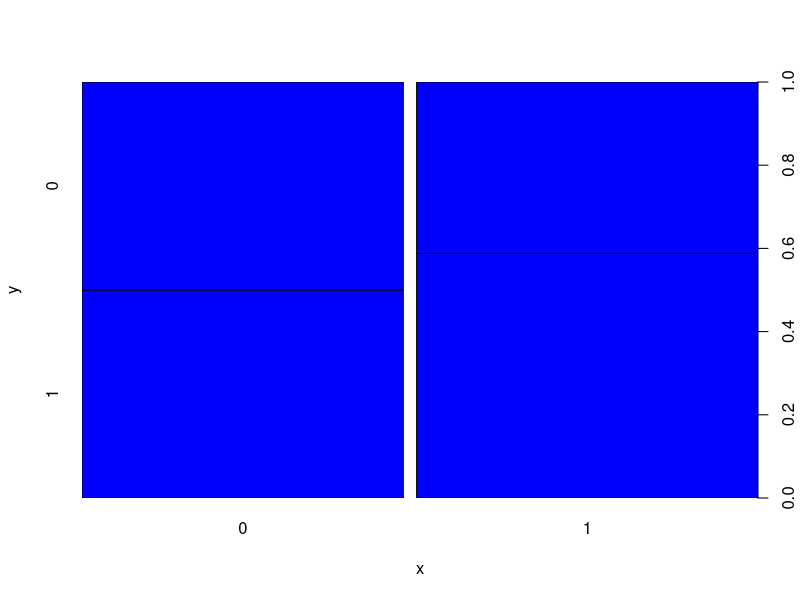
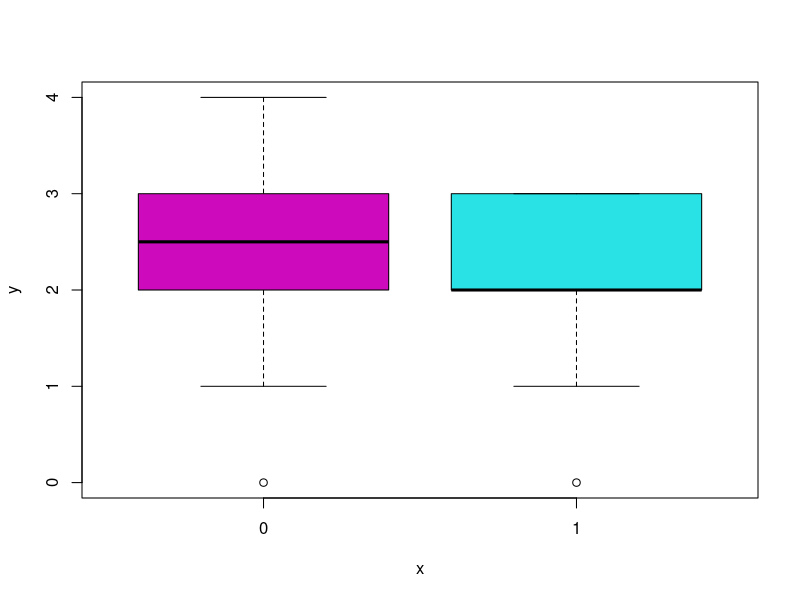
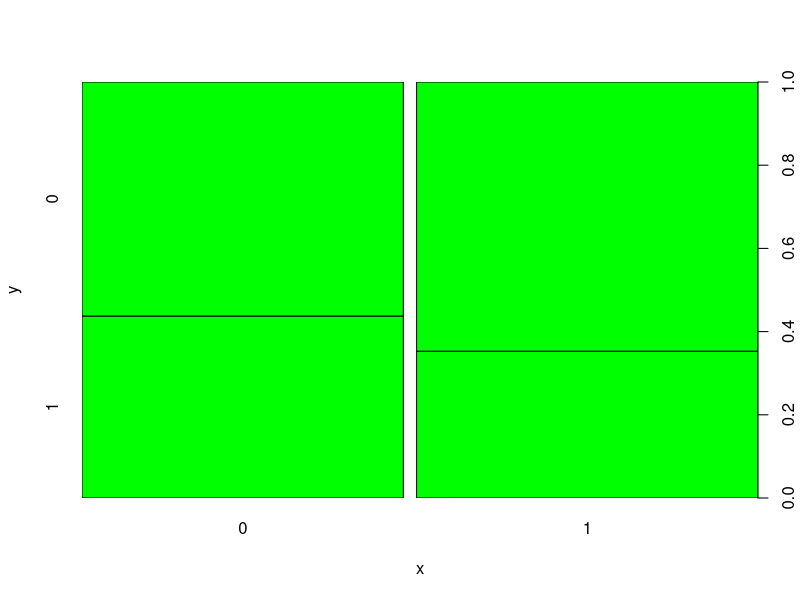
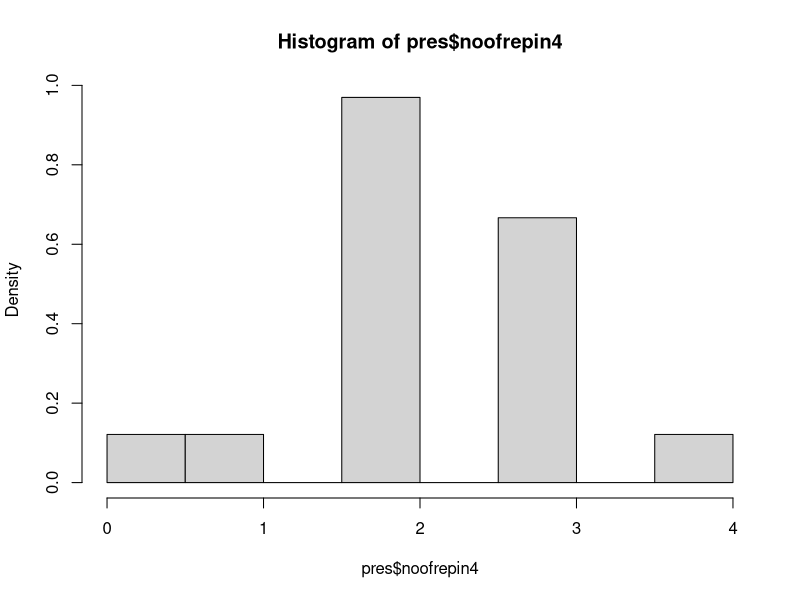

Source code (R) for these figures, in order: (Note: this script raises an error after producing the figures.)
presidents = read.csv('Reducedcsv.csv')
pres = presidents

library(car)
library(xtable)

summary(pres)
str(pres)

### party (0 = Democrat, 1 = Republican)
### partybefore (0 = Dem, 1= Rep) This is party of prior administration
### noofrepin4 is number of republican administrations in the
###     preceding 4 administrations
### reelection (0 = new, 1 = reelected)

pres$party = as.factor(pres$party)
pres$partybefore = as.factor(pres$partybefore)
pres$reelection = as.factor(pres$reelection)

sapply(pres,class)

addmargins(xtabs(~party,data=pres))
# Both parties basically even
# party
# 0   1 Sum 
# 16  17  33 

addmargins(xtabs(~party+partybefore,data=pres))
addmargins(prop.table(xtabs(~party+partybefore,data=pres)))
# Republicans have a difficult time at winning when a democrat
#     is incumbent but have better than average chance if 
#     Republican incumbent. Democrats its same regardless of
#     incumbent.

#        partybefore
# party    0         1       Sum
# 0     0.2424242 0.2424242 0.4848485
# 1     0.2121212 0.3030303 0.5151515
# Sum   0.4545455 0.5454545 1.0000000
addmargins(xtabs(~party+noofrepin4,data=pres))
addmargins(prop.table(xtabs(~party+noofrepin4,data=pres)))
addmargins(xtabs(~party+reelection,data=pres))
addmargins(prop.table(xtabs(~party+reelection,data=pres)))

plot(pres$party,pres$partybefore,col='blue')
plot(pres$party,pres$noofrepin4,col = pres$noofrepin4+2)
plot(pres$party,pres$reelection,col='green')

hist(pres$noofrepin4,prob=T)
lines(density(EDA$lcavol),col="Red")

### RUN LOG REGRESSION
logit.presall = glm(party ~ ., family = "binomial",
                         data = pres)

logit.preslessreel = glm(party ~ .-reelection, family = "binomial",
                    data = pres)

# Mc Faddens Pseudo R2 For Saturated Model
1 - logit.presall$deviance/logit.presall$null.deviance
# [1] 0.04845773

# Mc Faddens Pseudo R2 For Saturated Model less Reelection
1 - logit.preslessreel$deviance/logit.preslessreel$null.deviance
# [1] 0.04235546

# Check for outliers. Possible #17 but upon checking ok.
influencePlot(logit.presall)

summary(logit.presall)

# Deviance Residuals: 
#   Min       1Q   Median       3Q      Max  
# -1.5126  -1.0183   0.7401   1.1320   1.4250  

# Coefficients:
#              Estimate Std. Error z value Pr(>|z|)
# (Intercept)    1.1549     1.1024   1.048    0.295
# partybefore1   0.6732     0.7804   0.863    0.388
# noofrepin4    -0.5734     0.4470  -1.283    0.200
# reelection1   -0.3944     0.7486  -0.527    0.598
# 
# (Dispersion parameter for binomial family taken to be 1)
# 
# Null deviance: 45.717  on 32  degrees of freedom
# Residual deviance: 43.502  on 29  degrees of freedom
# AIC: 51.502

summary(logit.preslessreel)
# Deviance Residuals: 
#   Min       1Q   Median       3Q      Max  
# -1.5942  -1.1062   0.7594   1.1839   1.4968  
# 
# Coefficients:
#                Estimate Std. Error z value Pr(>|z|)
# (Intercept)    0.9414     1.0187   0.924    0.355
# partybefore1   0.7102     0.7736   0.918    0.359
# noofrepin4    -0.5556     0.4445  -1.250    0.211
# 
# (Dispersion parameter for binomial family taken to be 1)
# 
# Null deviance: 45.717  on 32  degrees of freedom
# Residual deviance: 43.781  on 30  degrees of freedom
# AIC: 49.781



cbind('Log Odds' = logit.presall$coefficients,
      'Odds' = exp(logit.presall$coefficients))

#               Log Odds      Odds
# (Intercept)   1.1548784 3.1736375
# partybefore1  0.6732431 1.9605854
# noofrepin4   -0.5734475 0.5635791
# reelection1  -0.3943839 0.6740952

# log odds confidence intervals 
confint(logit.presall)

# odds confidence intervals 
exp(confint(logit.presall))

### Compare Full versus Reduced Model
reduced.deviance = logit.preslessreel$deviance
reduced.df = logit.preslessreel$df.residual
full.deviance = logit.presall$deviance
full.df = logit.presall$df.residual

anova(logit.preslessreel, logit.presall, test = "Chisq")
# Conclude that reduced model is OK based on Chi-Squared test

# Model 1: party ~ (partybefore + noofrepin4 + reelection) - reelection
# Model 2: party ~ partybefore + noofrepin4 + reelection
# Resid. Df Resid. Dev Df   Deviance   Pr(>Chi)
# 1        30      43.781                     
# 2        29      43.502  1  0.27898   0.5974

logit.presless2a = glm(party ~ partybefore, family = "binomial",
                         data = pres)

logit.presless2b = glm(party ~noofrepin4 , family = "binomial",
                       data = pres)

reduced2a.deviance = logit.presless2a$deviance
reduced2a.df = logit.presless2a$df.residual

reduced2b.deviance = logit.presless2b$deviance
reduced2b.df = logit.presless2b$df.residual

### Compare model with just partybefore to reduced 2 variable model
anova(logit.presless2a, logit.preslessreel, test = "Chisq")

# Model 1: party ~ partybefore
# Model 2: party ~ (partybefore + noofrepin4 + reelection) - reelection
# Resid. Df Resid. Dev Df Deviance Pr(>Chi)
# 1        31     45.458                     
# 2        30     43.781  1   1.6773   0.1953

### Compare model with just noofrepin4 to reduced 2 variable model
anova(logit.presless2b, logit.preslessreel, test = "Chisq")

# Model 1: party ~ noofrepin4
# Model 2: party ~ (partybefore + noofrepin4 + reelection) - reelection
# Resid. Df Resid. Dev Df Deviance Pr(>Chi)
# 1        31     44.645                     
# 2        30     43.781  1  0.86444   0.3525

# PREDICT USING CURRENT CONDITIONS
newdata = with(pres, data.frame(partybefore = '0',
          noofrepin4 = 2,reelection='0'))
predict(logit.preslessreel, newdata, type = "response")

# CHANCES OF REPUBLICAN PARTY WINNING IS 46%
# 1 
# 0.4576469 
